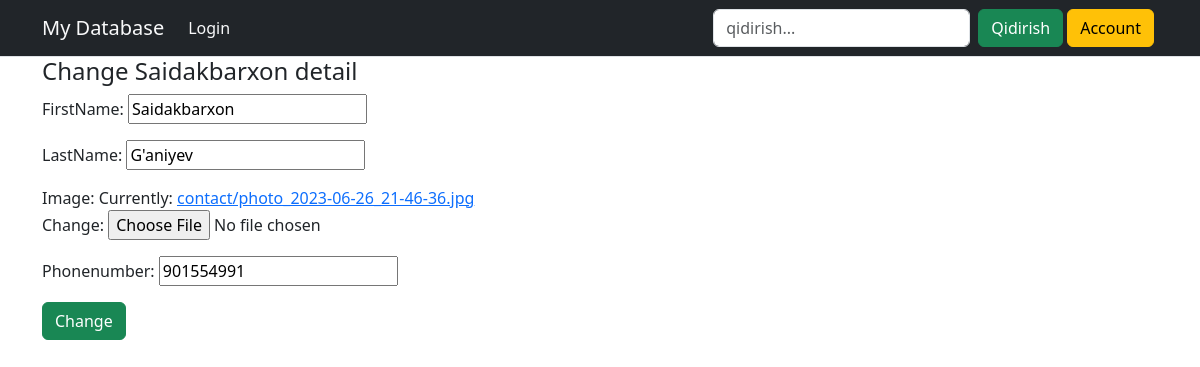
/contacts/ca16d27e-8d9f-4fa7-b2d1-0656307e38af/edit/, run on the app's committed database.
### baseapp/models.py (models this page shows, shortened)
class Contact(models.Model):
    id = models.UUIDField(primary_key=True, default=uuid.uuid4, editable=False)
    firstName = models.CharField(max_length=20)
    lastName = models.CharField(max_length=20)
    image = models.ImageField(upload_to='contact/')
    phonenumber = models.IntegerField()

### baseapp/views.py (the view)
# urls.py: path('contacts/<uuid:pk>/edit/', ChangeContact.as_view(), name='contact_edit'),
class ChangeContact(generic.UpdateView):
     template_name = 'change.html'
     form_class = ContactForm
     model = Contact
     success_url = reverse_lazy('contacts')
     context_object_name = 'contact'

### baseapp/forms.py
class ContactForm(forms.ModelForm):
    class Meta:
        model = Contact
        fields = '__all__'

### templates/change.html (shortened to what this page needs)
{% extends 'base.html' %}
{% block content %}
<div class="container">
<h4> Change {{contact.firstName}} detail</h4>
<form action="" enctype="multipart/form-data" method="post">
    {{form.as_p}}
    <button type="submit" class="btn btn-success">Change</button>
</form>
</div>
{% endblock content %}

### data on the page
Contact: firstName "Saidakbarxon", lastName "G'aniyev", phonenumber "901554991"
